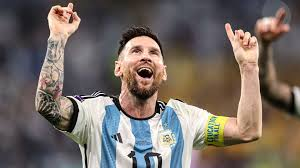
#> input picture Resim_aktarma/indir.jpeg, 300 x 168 px, found by its file name
$ python resmi_ice_aktarma.py
#> lines starting #> are read from the running program, lines starting #| are printed output that depends on the picture
import cv2

# Resmi içe aktar
img = cv2.imread(r"C:\Users\MUSA\Desktop\OpenCV\indir.jpeg", 0)
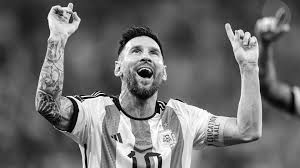
#> img: shape (168, 300); min 0, max 255, mean 108.1

# Görselleştirme
cv2.imshow("I lk Resim", img)

# Bir tuşa basılmasını bekleyin
k = cv2.waitKey(0) & 0xFF
#> (key Esc is pressed here)
"""
cv2.waitKey(0) & 0xFF Kullanimi
Verdiğiniz kodda: cv2.waitKey(0) & 0xFF ifadesi, tuşa basildiğinda bu tuşun
ASCII değerini almak için kullanilir. Bu, daha geniş platform uyumluluğu sağlamak
amaciyla kullanilir (bazi platformlarda 32-bit veri dönebilir, bu nedenle & 0xFF
ile sadece 8-bit değer alinir)."""

# Tüm pencereleri kapatın
if k == 27: #
    # 27 esc tuşunun ASKII değeri. esc ye basınca görüntü kapanacak
    cv2.destroyAllWindows()

elif k == ord("s"):
    #ord("s"), "s" tuşunun ASCII değerini alır. s tuşuna basarsa resmi kaydeder.
    cv2.imwrite("messi_gray.png", img)
    cv2.destroyAllWindows()

$ run again, with Resim_aktarma/images.jpeg copied over Resim_aktarma/indir.jpeg
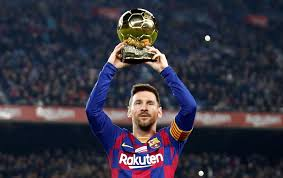
#> input picture Resim_aktarma/images.jpeg, 283 x 178 px, found by its file name
#> `img = cv2.imread(r"C:\Users\MUSA\Desktop\OpenCV\indir.jpeg", 0)`:
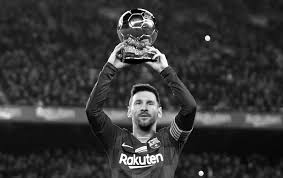
#> img: shape (178, 283); min 0, max 255, mean 53.3
